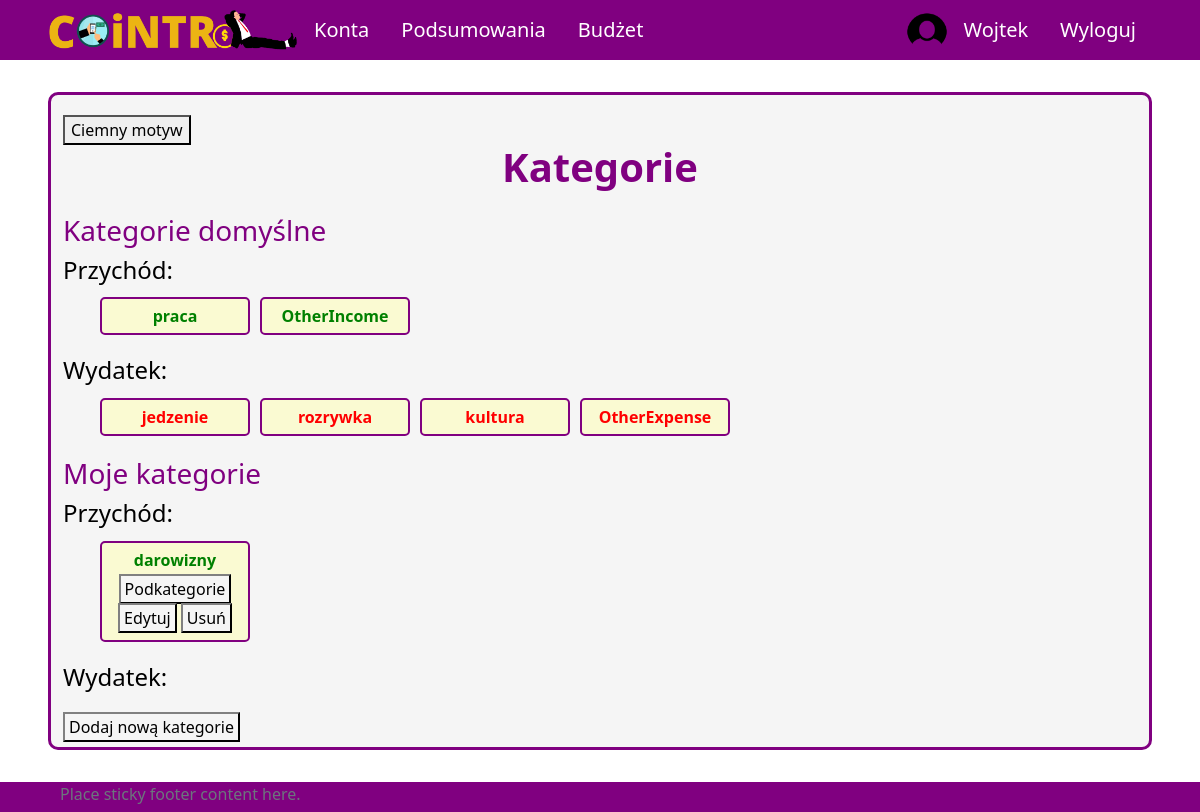
Page /profile/categories (signed in) on the earlier database version.
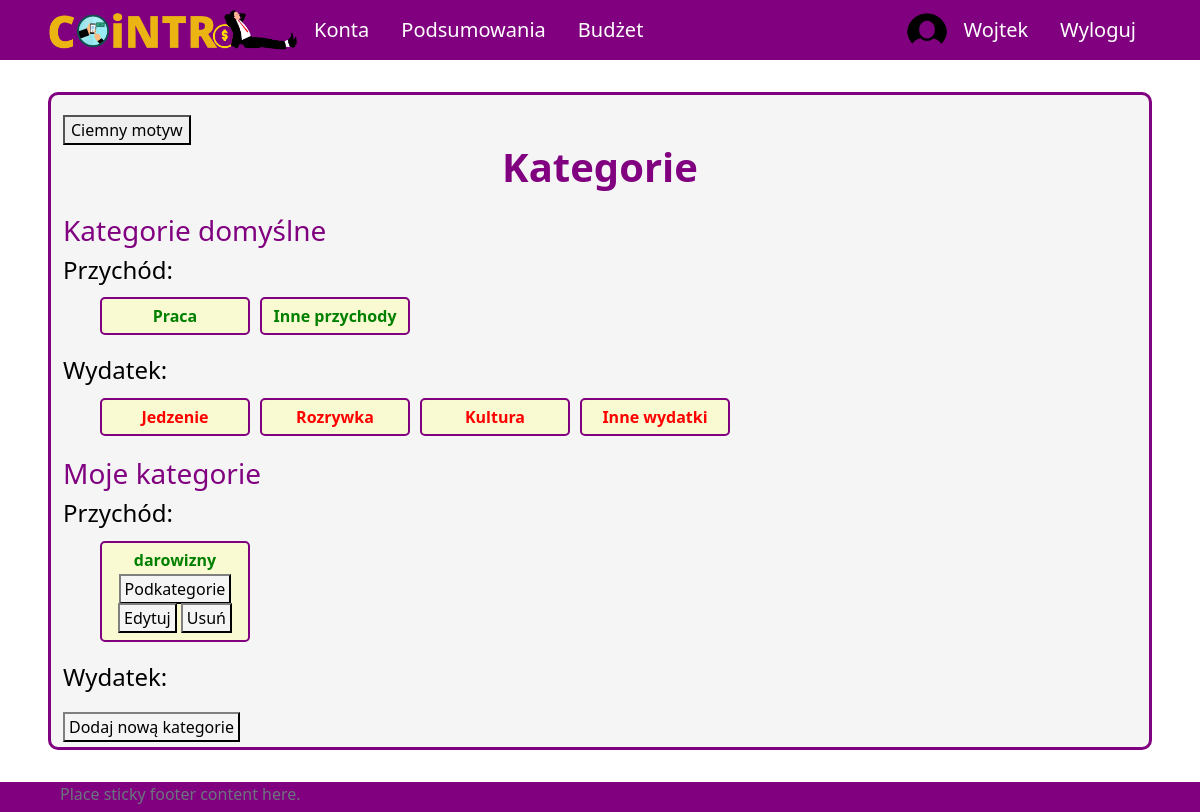
Same page on the later database version.
### UsersApp/models.py (models this page shows, shortened)
class Category(models.Model):
    SCOPE_CHOICES = (
    ("INCOME", "income"),
    ("EXPENSE", "expense"),
    )
    name = models.CharField(max_length=255)
    owner = models.ForeignKey(Profile, null=True, blank=True, on_delete=models.CASCADE)
    scope = models.CharField(max_length=10, choices=SCOPE_CHOICES) #income / expense - do oddzielenia rodzaju transakcji
    id = models.UUIDField(default=uuid.uuid4, unique=True, primary_key=True, editable=False)

### UsersApp/views.py (the view)
# urls.py: path('profile/categories', views.showCategories, name='all-categories'),
@login_required(login_url='login')
def showCategories(request):
    defaultCategory = Category.objects.filter(owner__isnull=True)
    userCategory = Category.objects.filter(owner=request.user.profile)
    context = {'defaultCategory' : defaultCategory, 'userCategory' : userCategory}
    return render(request, 'application/categories/all-categories.html', context)

### templates/application/categories/all-categories.html (shortened to what this page needs)
{% extends 'application/base.html' %}
{% block content %}
<div class="title">
    <h1>Kategorie</h1>
</div>
<div class="content">
    <div id="default-cat">
        <h3 class="link">Kategorie domyślne</h3>
        <h4>Przychód:</h4>
        <ul id="cat-list">
            {% for dc in defaultCategory %}
                {% if dc.scope == "INCOME" %}
                    <li id="category">
                        <span class="bold income">{{dc.name}}</span></br>
                    </li>
                {% endif %}
            {% endfor %}
            </ul>
        <h4>Wydatek:</h4>
        <ul id="cat-list">
            {% for dc in defaultCategory %}
            {% if dc.scope == "EXPENSE" %}
                <li id="category">
                    <span class="bold expense">{{dc.name}}</span></br>
                </li>
            {% endif %}
        {% endfor %}
        </ul>
    </div>
    <div id="custom-cat">
        <h3 class="link">Moje kategorie</h3>
        <h4>Przychód:</h4>
        <ul id="cat-list">
            {% for uc in userCategory %}
                {% if uc.scope == "INCOME" %}
                    <li id="category">
                        <span class="bold income">{{uc.name}}</span>
                        <p class="buttons-close"><a class="button" href="{% url 'all-subcategories' uc.id %}">Podkategorie</a></p>
                        <p class="buttons-close">
                            <a class="button" href="{% url 'edit-category' uc.id %}">Edytuj</a>
                            <a class="button" href="{% url 'delete-category' uc.id %}" onclick=
                            "return confirm('Are you sure you want to delete {{uc.name}}?')">Usuń</a>
                        </p>
                    </li>
                {% endif %}
            {% endfor %}
        </ul>
        <h4>Wydatek:</h4>
        <a class="button" href="{% url 'create-category' %}">Dodaj nową kategorie</a>
    </div>
</div>
{% endblock %}

### templates/application/base.html (shortened to what this page needs)
{%load static%}
<!DOCTYPE html>
<html lang="pl">
<head>
    <link href="https://cdn.jsdelivr.net/npm/bootstrap@5.2.2/dist/css/bootstrap.min.css" rel="stylesheet">
    <link rel="stylesheet" type="text/css" href="{% static 'css/style.css' %}">
</head>
<body onload="checkColorMode()">
    <nav class="nav">
        {% if user.is_authenticated %}
        <ul class="nav justify-content-start">
            <li class="nav-item"><a id="logo-link" class="nav-link" href="{% url 'home' %}">
                <img onmouseover="logoHover()" onmouseout="logoOut()" id="app-logo" src="{% static 'images/logo.png' %}">
            </a>
            <li class="nav-item"><a class="nav-link" href="{% url 'all-accounts' %}">Konta</a></li>
            <li class="nav-item"><a class="nav-link" href="#">Podsumowania</a></li>
            <li class="nav-item"><a class="nav-link" href="#">Budżet</a></li>
        </ul>
        <ul class="nav justify-content-end">
            <img src="{% static 'images/circle_user_image.png' %}", style="border-radius: 50%; width: 40px;">
            <li class="nav-item"><a class="nav-link" href="{% url 'profile' %}">{{ user.username }}</a></li>
            <li class="nav-item"><a class="nav-link" href="{% url 'logout' %}">Wyloguj</a></li>
        </ul>
        {% endif %}
    </nav>
    <div id = "site-content">
        <button onclick="darkMode()" id="dark-mode-button">Ciemny motyw</button>
        {% block content %}
        {% endblock %}
    </div>
    <footer class="footer">
        <div class="container">
            <span class="text-muted">Place sticky footer content here.</span>
        </div>
    </footer>
</body>
</html>

### aplication/static/css/style.css (style rules this page uses)
body { background-color: white; color: black; }
a.nav-link { color: white; font-size: 20px; }
ul.nav { align-items: center; }
nav.nav { height: 60px; background-color: purple; justify-content: space-between; padding-left: 4vw; padding-right: 4vw; }
#logo-link { padding: 0; }
#app-logo { width: 250px; }
#site-content { min-height: calc(100vh - 60px - 8vh - 30px); margin-top: 4vh; margin-bottom: 4vh; margin-left: 4vw; margin-right: 4vw; padding-left: 1vw; padding-right: 1vw; padding-top: 1vh; padding-bottom: 1vh; border: 3px solid purple; border-radius: 10px; background-color: whitesmoke; position: relative; }
#dark-mode-button { position: absolute; top: 20px; }
div.title { padding-top: 5vh; display: flex; align-items: center; flex-direction: column; }
div.title h1 { color: purple; font-size: 40px; font-weight: bold; }
div.content { margin-top: 15px; }
.income { color: green; }
.expense { color: red; }
#cat-list { display: flex; list-style: none; }
#category { margin: 5px; padding: 5px; border: 2px solid purple; border-radius: 5px; background-color: lightgoldenrodyellow; width: 150px; text-align: center; }
p.buttons-close { margin: 5px 0px 5px 0px; }
a.button { background-color: whitesmoke; padding: 2px 4px; border: 2px solid; border-color: grey black black grey; text-decoration: none; color: black; }
.link { color: purple; }
.bold { font-weight: bold; }
footer { height: 30px; background-color: purple; justify-content: space-between; padding-left: 4vw; padding-right: 4vw; }

Differences in the rows shown:
changed Category: name "praca" → "Praca"
changed Category: name "OtherIncome" → "Inne przychody"
changed Category: name "jedzenie" → "Jedzenie"
changed Category: name "rozrywka" → "Rozrywka"
changed Category: name "kultura" → "Kultura"
changed Category: name "OtherExpense" → "Inne wydatki"
